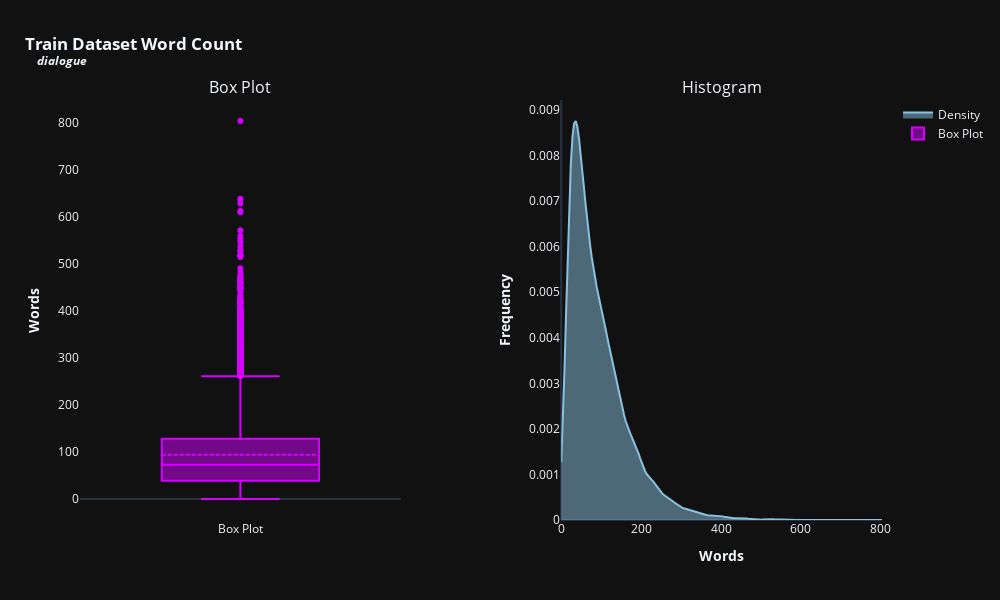
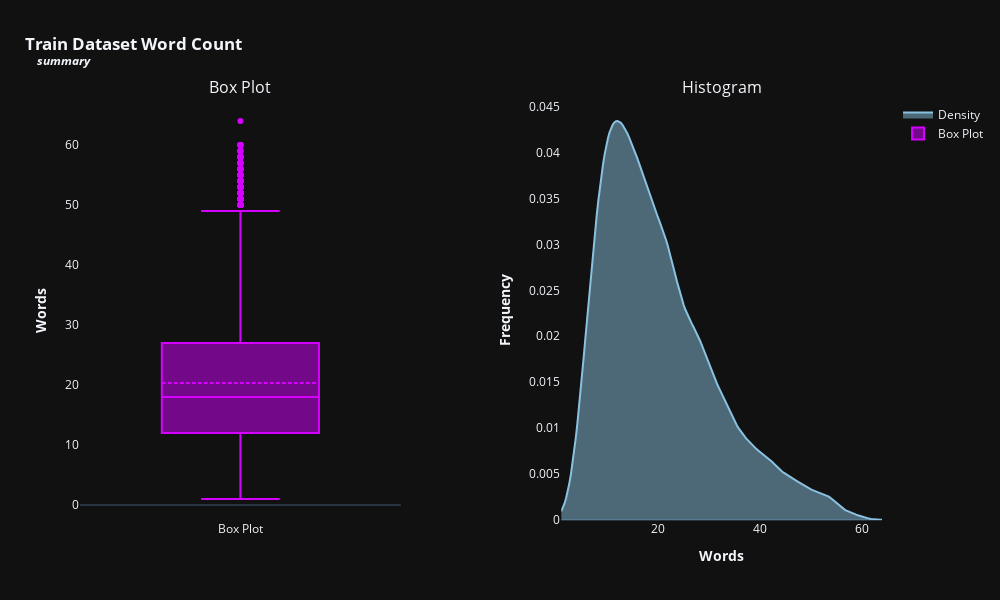

The notebook cell saved with these charts, in order:
### Code cell
df_text_lenght = pd.DataFrame() # Creating an empty dataframe
for feat in categorical_features: # Iterating through features --> Dialogue & Summary
    df_text_lenght[feat] = train[feat].apply(lambda x: len(str(x).split())) #  Counting words for each feature

# Plotting histogram-boxplot
histogram_boxplot(df_text_lenght,'#89c2e0', '#d500ff', 600, 1000, True, 'Train Dataset')

### Figure 1 — Plotly figure (JSON) as saved in the notebook; plotly's stock layout.template omitted (floating-point values rounded to 4 significant figures; data arrays with more than 128 entries replaced by an {"elided": "..."} marker saying what was removed)
{"data": [{"fill": "tozeroy", "line": {"color": "#89c2e0"}, "mode": "lines", "name": "Density", "type": "scatter", "x": {"elided": "200 float values"}, "xaxis": "x2", "y": {"elided": "200 float values"}, "yaxis": "y2"}, {"boxmean": true, "line": {"color": "#d500ff"}, "name": "Box Plot", "type": "box", "xaxis": "x", "y": {"elided": "14732 int values"}, "yaxis": "y"}], "layout": {"annotations": [{"font": {"size": 16}, "showarrow": false, "text": "Box Plot", "x": 0.2, "xanchor": "center", "xref": "paper", "y": 1, "yanchor": "bottom", "yref": "paper"}, {"font": {"size": 16}, "showarrow": false, "text": "Histogram", "x": 0.8, "xanchor": "center", "xref": "paper", "y": 1, "yanchor": "bottom", "yref": "paper"}], "height": 600, "margin": {"t": 100}, "showlegend": true, "title": {"text": "<b>Train Dataset Word Count<br><sup><i>&nbsp;&nbsp;&nbsp;&nbsp;dialogue</i></sup></b>", "x": 0.025, "xanchor": "left"}, "width": 1000, "xaxis": {"anchor": "y", "domain": [0, 0.4], "showgrid": false, "title": {"text": ""}}, "xaxis2": {"anchor": "y2", "domain": [0.6, 1], "showgrid": false, "title": {"text": "<b>Words</b>"}}, "yaxis": {"anchor": "x", "domain": [0, 1], "showgrid": false, "title": {"text": "<b>Words</b>"}}, "yaxis2": {"anchor": "x2", "domain": [0, 1], "showgrid": false, "title": {"text": "<b>Frequency</b>"}}}}

### Figure 2 — Plotly figure (JSON) as saved in the notebook; plotly's stock layout.template omitted (floating-point values rounded to 4 significant figures; data arrays with more than 128 entries replaced by an {"elided": "..."} marker saying what was removed)
{"data": [{"fill": "tozeroy", "line": {"color": "#89c2e0"}, "mode": "lines", "name": "Density", "type": "scatter", "x": {"elided": "200 float values"}, "xaxis": "x2", "y": {"elided": "200 float values"}, "yaxis": "y2"}, {"boxmean": true, "line": {"color": "#d500ff"}, "name": "Box Plot", "type": "box", "xaxis": "x", "y": {"elided": "14732 int values"}, "yaxis": "y"}], "layout": {"annotations": [{"font": {"size": 16}, "showarrow": false, "text": "Box Plot", "x": 0.2, "xanchor": "center", "xref": "paper", "y": 1, "yanchor": "bottom", "yref": "paper"}, {"font": {"size": 16}, "showarrow": false, "text": "Histogram", "x": 0.8, "xanchor": "center", "xref": "paper", "y": 1, "yanchor": "bottom", "yref": "paper"}], "height": 600, "margin": {"t": 100}, "showlegend": true, "title": {"text": "<b>Train Dataset Word Count<br><sup><i>&nbsp;&nbsp;&nbsp;&nbsp;summary</i></sup></b>", "x": 0.025, "xanchor": "left"}, "width": 1000, "xaxis": {"anchor": "y", "domain": [0, 0.4], "showgrid": false, "title": {"text": ""}}, "xaxis2": {"anchor": "y2", "domain": [0.6, 1], "showgrid": false, "title": {"text": "<b>Words</b>"}}, "yaxis": {"anchor": "x", "domain": [0, 1], "showgrid": false, "title": {"text": "<b>Words</b>"}}, "yaxis2": {"anchor": "x2", "domain": [0, 1], "showgrid": false, "title": {"text": "<b>Frequency</b>"}}}}
